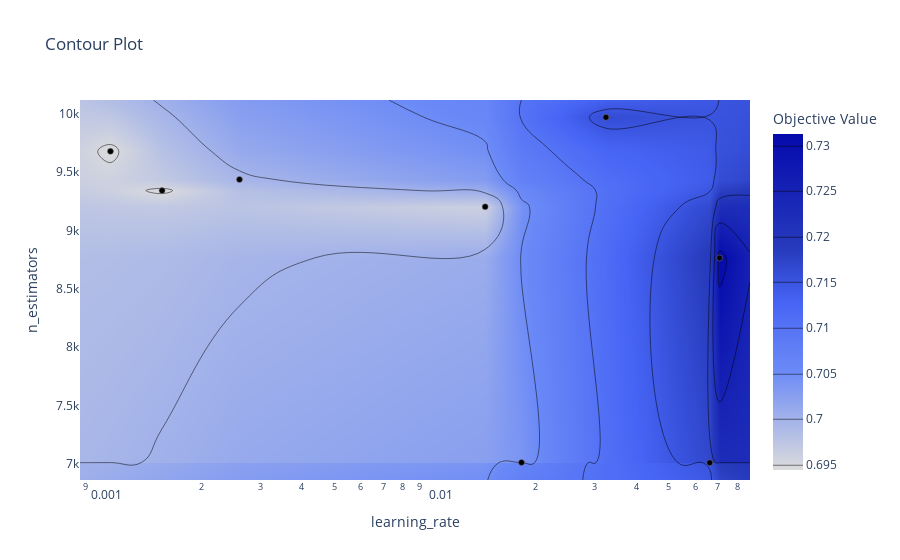

Here is the notebook cell this chart was saved with:
### Code cell
# parameter interactions on an interactive chart.
optuna.visualization.plot_contour(study, params=['n_estimators','learning_rate'])

### Figure 1 — Plotly figure (JSON) as saved in the notebook; plotly's stock layout.template omitted (floating-point values rounded to 4 significant figures)
{"data": [{"colorbar": {"title": {"text": "Objective Value"}}, "colorscale": [[0, "rgb(5,10,172)"], [0.35, "rgb(40,60,190)"], [0.5, "rgb(70,100,245)"], [0.6, "rgb(90,120,245)"], [0.7, "rgb(106,137,247)"], [1, "rgb(220,220,220)"]], "connectgaps": true, "contours": {"coloring": "heatmap"}, "hoverinfo": "none", "line": {"smoothing": 1.3}, "reversescale": true, "type": "contour", "x": [0.0008675, 0.00107, 0.001527, 0.002601, 0.01412, 0.01814, 0.03243, 0.0663, 0.0709, 0.08744], "y": [6862.0, 7010, 7012, 8764, 9202, 9341, 9436, 9677, 9969, 10120.0], "z": [[null, null, null, null, null, null, null, null, null, null], [null, null, null, null, null, null, null, 0.7153, null, null], [null, null, null, null, null, 0.7039, null, null, null, null], [null, null, null, null, null, null, null, null, 0.7313, null], [null, null, null, null, 0.696, null, null, null, null, null], [null, null, 0.6945, null, null, null, null, null, null, null], [null, null, null, 0.6995, null, null, null, null, null, null], [null, 0.6944, null, null, null, null, null, null, null, null], [null, null, null, null, null, null, 0.7162, null, null, null], [null, null, null, null, null, null, null, null, null, null]]}, {"marker": {"color": "black", "line": {"color": "Grey", "width": 0.5}}, "mode": "markers", "showlegend": false, "type": "scatter", "x": [0.01412, 0.0663, 0.03243, 0.01814, 0.0709, 0.00107, 0.002601, 0.001527], "y": [9202, 7010, 9969, 7012, 8764, 9677, 9436, 9341]}], "layout": {"title": {"text": "Contour Plot"}, "xaxis": {"range": [-3.062, -1.058], "title": {"text": "learning_rate"}, "type": "log"}, "yaxis": {"range": [6862.0, 10120.0], "title": {"text": "n_estimators"}}}}
